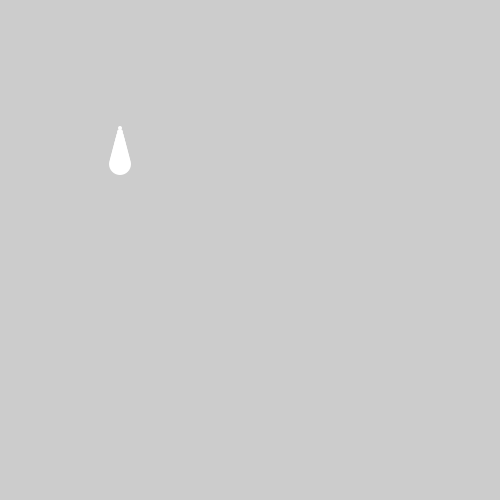
Frame 1 (no input)
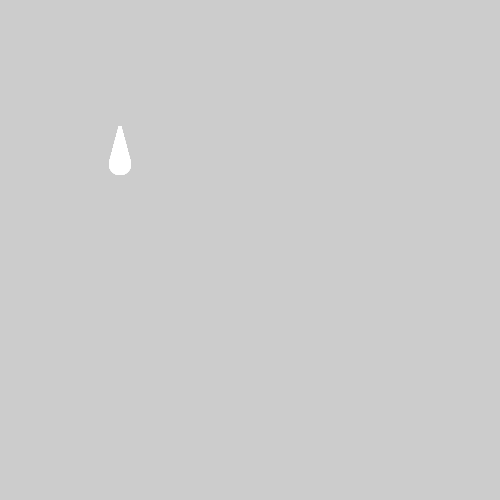
Frame 60 (the mouse pressed at the canvas centre just before this capture)
Frame 120 (the mouse held since frame 60 and released just before this capture): identical to frame 60, image omitted

The Processing sketch that drew these frames (run headless with seeded random() and noise(); from frame 60 on, the mouse is pressed at the canvas centre):

// Processing sketch: tear_drop
// ── tear_drop.pde
void setup(){
size(500,500);
}
void draw(){
//draw a drop at 120, 120 size 8
  drawRaindrop(120,120,12);
}
//draw raindrop x = x position, y = y positiom, size = size
void drawRaindrop(int x,int y,int size){
noStroke();
for (int i = 2; i < size; i++ ) {
ellipse(x,y + i*4,i*2,i*2);
    }
}
